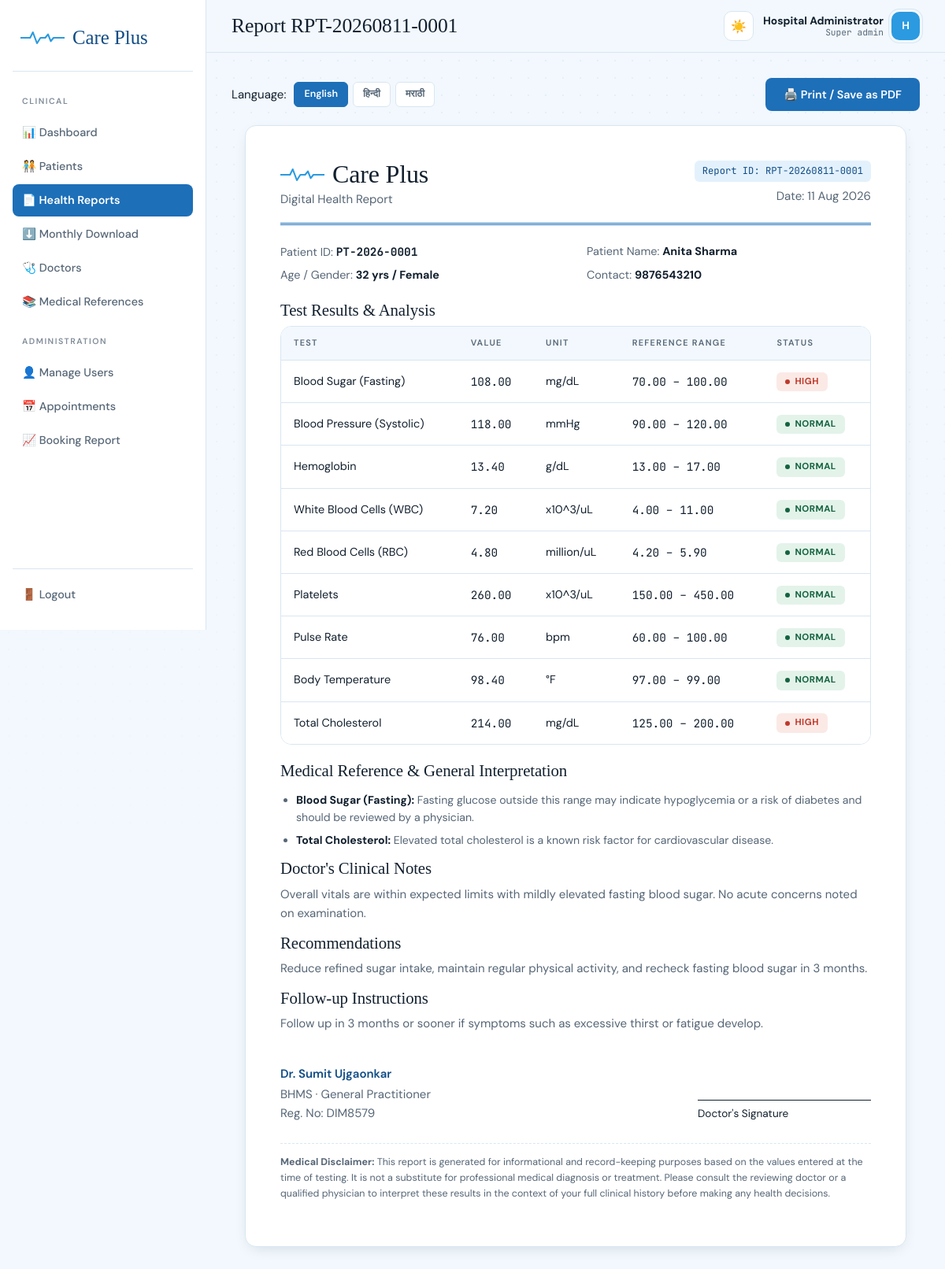
/admin/view_report.php?id=1 (signed in), run on the app's committed database.
### tables this page shows
CREATE TABLE health_reports (
    report_id        INT AUTO_INCREMENT PRIMARY KEY,
    report_code       VARCHAR(30) NOT NULL UNIQUE,   
    patient_id        INT NOT NULL,
    doctor_id         INT NULL,
    created_by_admin  INT NULL,
    report_date       DATE NOT NULL,
    doctor_notes       TEXT,
    recommendations    TEXT,
    follow_up          TEXT,
    status             ENUM('draft','final') NOT NULL DEFAULT 'final',
    created_at          TIMESTAMP DEFAULT CURRENT_TIMESTAMP,
    FOREIGN KEY (patient_id) REFERENCES patients(patient_id) ON DELETE CASCADE,
    FOREIGN KEY (doctor_id) REFERENCES doctors(doctor_id) ON DELETE SET NULL,
    FOREIGN KEY (created_by_admin) REFERENCES admins(admin_id) ON DELETE SET NULL
);

CREATE TABLE patients (
    patient_id     INT AUTO_INCREMENT PRIMARY KEY,
    user_id        INT NULL,                        
    patient_code   VARCHAR(20) NOT NULL UNIQUE,      
    full_name      VARCHAR(100) NOT NULL,
    date_of_birth  DATE,
    gender         ENUM('Male','Female','Other') NOT NULL,
    phone          VARCHAR(20),
    email          VARCHAR(120),
    address        VARCHAR(255),
    blood_group    VARCHAR(5),
    registered_by  INT NULL,                         
    created_at     TIMESTAMP DEFAULT CURRENT_TIMESTAMP,
    FOREIGN KEY (user_id) REFERENCES users(user_id) ON DELETE SET NULL,
    FOREIGN KEY (registered_by) REFERENCES admins(admin_id) ON DELETE SET NULL
);

CREATE TABLE test_results (
    result_id     INT AUTO_INCREMENT PRIMARY KEY,
    report_id     INT NOT NULL,
    test_key      VARCHAR(50) NOT NULL,
    test_name     VARCHAR(100) NOT NULL,
    value         DECIMAL(10,2) NOT NULL,
    unit          VARCHAR(20),
    ref_low       DECIMAL(10,2),
    ref_high      DECIMAL(10,2),
    status        ENUM('Low','Normal','High') NOT NULL,
    FOREIGN KEY (report_id) REFERENCES health_reports(report_id) ON DELETE CASCADE
);

CREATE TABLE medical_references (
    reference_id   INT AUTO_INCREMENT PRIMARY KEY,
    test_key       VARCHAR(50) NOT NULL UNIQUE,    
    test_name      VARCHAR(100) NOT NULL,
    unit           VARCHAR(20) NOT NULL,
    low_value      DECIMAL(10,2) NOT NULL,
    high_value     DECIMAL(10,2) NOT NULL,
    interpretation TEXT,                           
    updated_at     TIMESTAMP DEFAULT CURRENT_TIMESTAMP ON UPDATE CURRENT_TIMESTAMP
);

CREATE TABLE doctors (
    doctor_id       INT AUTO_INCREMENT PRIMARY KEY,
    full_name       VARCHAR(100) NOT NULL,
    registration_no VARCHAR(50),
    qualification   VARCHAR(150),
    specialization  VARCHAR(150),
    clinic_name     VARCHAR(150),
    phone           VARCHAR(20),
    address         VARCHAR(255),
    description     TEXT,                  
    created_at      TIMESTAMP DEFAULT CURRENT_TIMESTAMP
);

### admin/view_report.php (called while the page is built, shortened)
<?php
require_once __DIR__ . '/../config/config.php';
$id = (int) ($_GET['id'] ?? 0);
$stmt = $pdo->prepare(
    "SELECT hr.*, p.full_name AS patient_name, p.patient_code, p.gender, p.date_of_birth, p.phone AS patient_phone,
            d.full_name AS doctor_name, d.registration_no, d.qualification, d.specialization, d.clinic_name
     FROM health_reports hr
     JOIN patients p ON p.patient_id = hr.patient_id
     LEFT JOIN doctors d ON d.doctor_id = hr.doctor_id
     WHERE hr.report_id = ?"
);
$stmt->execute([$id]);
$report = $stmt->fetch();
$results = $pdo->prepare("SELECT * FROM test_results WHERE report_id = ?");
$results->execute([$id]);
$results = $results->fetchAll();
$age = $report['date_of_birth'] ? floor((time() - strtotime($report['date_of_birth'])) / 31556926) : null;
$pageTitle = 'Report ' . $report['report_code'];
require __DIR__ . '/../includes/header_admin.php';
require __DIR__ . '/../includes/report_body.php';
require __DIR__ . '/../includes/footer.php';

### includes/functions.php (called while the page is built, shortened)
<?php
function e($value) {
    return htmlspecialchars($value ?? '', ENT_QUOTES, 'UTF-8');
}
function status_class($status) {
    return match ($status) {
        'Low'    => 'pill pill-low',
        'High'   => 'pill pill-high',
        default  => 'pill pill-normal',
    };
}

### includes/lang.php (called while the page is built, shortened)
<?php
function current_report_lang(): string {
    $lang = $_GET['lang'] ?? 'en';
    return array_key_exists($lang, SUPPORTED_LANGS) ? $lang : 'en';
}
function t(string $key, ?string $lang = null): string {
    $lang = $lang ?? current_report_lang();
    return $strings[$key][$lang] ?? $strings[$key]['en'] ?? $key;
}
function t_status(string $status, ?string $lang = null): string {
    return match ($status) {
        'Low'  => t('status_low', $lang),
        'High' => t('status_high', $lang),
        default => t('status_normal', $lang),
    };
}

### includes/report_body.php (the view, shortened to what this page needs)
<?php
require_once __DIR__ . '/lang.php';
$lang = current_report_lang();
$baseQuery = $_GET; unset($baseQuery['lang']);
$qs = http_build_query($baseQuery);
?>
<div class="no-print" style="display:flex; justify-content:space-between; align-items:center; gap:10px; margin-bottom:18px; flex-wrap:wrap;">
  <div class="lang-switch">
    <span class="hint" style="margin-right:4px;"><?= e(t('language', $lang)) ?>:</span>
    <?php foreach (SUPPORTED_LANGS as $code => $label): ?>
      <a class="<?= $lang === $code ? 'active' : '' ?>" href="?<?= $qs ? $qs . '&' : '' ?>lang=<?= e($code) ?>"><?= e($label) ?></a>
    <?php endforeach; ?>
  </div>
  <button class="btn btn-primary" data-print>🖨️ <?= e(t('print_button', $lang)) ?></button>
</div>
<div class="report-doc" lang="<?= e($lang) ?>">
  <div class="report-head">
    <div>
      <div style="display:flex; align-items:center; gap:10px;">
        <svg class="pulse-mini" viewBox="0 0 64 22" xmlns="http://www.w3.org/2000/svg">
          <path d="M0 11 H14 L18 3 L24 19 L29 11 H36 L40 6 L44 16 L48 11 H64" stroke="#1D6FB8"/>
        </svg>
        <h2><?= e(HOSPITAL_NAME) ?></h2>
      </div>
      <p class="hint" style="margin:2px 0 0;"><?= e(t('report_subtitle', $lang)) ?></p>
    </div>
    <div style="text-align:right;">
      <div class="badge-code"><?= e(t('report_id', $lang)) ?>: <?= e($report['report_code']) ?></div>
      <p class="hint" style="margin:6px 0 0;"><?= e(t('date', $lang)) ?>: <?= e(date('d M Y', strtotime($report['report_date']))) ?></p>
    </div>
  </div>
  <div class="report-grid">
    <div><span><?= e(t('patient_id', $lang)) ?>:</span> <strong class="mono"><?= e($report['patient_code']) ?></strong></div>
    <div><span><?= e(t('patient_name', $lang)) ?>:</span> <strong><?= e($report['patient_name']) ?></strong></div>
    <div><span><?= e(t('age_gender', $lang)) ?>:</span> <strong><?= $age !== null ? e($age) . ' ' . e(t('yrs', $lang)) : '—' ?> / <?= e($report['gender']) ?></strong></div>
    <div><span><?= e(t('contact', $lang)) ?>:</span> <strong><?= e($report['patient_phone'] ?: '—') ?></strong></div>
  </div>
  <h3><?= e(t('test_results_heading', $lang)) ?></h3>
  <div class="table-wrap" style="margin-bottom:22px;">
    <table class="data-table">
      <thead><tr><th><?= e(t('test', $lang)) ?></th><th><?= e(t('value', $lang)) ?></th><th><?= e(t('unit', $lang)) ?></th><th><?= e(t('reference_range', $lang)) ?></th><th><?= e(t('status', $lang)) ?></th></tr></thead>
      <tbody>
      <?php foreach ($results as $t): ?>
        <tr>
          <td><?= e($t['test_name']) ?></td>
          <td class="mono"><?= e($t['value']) ?></td>
          <td class="hint"><?= e($t['unit']) ?></td>
          <td class="mono hint"><?= e($t['ref_low']) ?> – <?= e($t['ref_high']) ?></td>
          <td><span class="<?= status_class($t['status']) ?>"><?= e(t_status($t['status'], $lang)) ?></span></td>
        </tr>
      <?php endforeach; ?>
      </tbody>
    </table>
  </div>
  <?php
  $flagged = array_filter($results, fn($t) => $t['status'] !== 'Normal');
  if ($flagged):
      $keys = array_column($flagged, 'test_key');
      $in = implode(',', array_fill(0, count($keys), '?'));
      $refStmt = $pdo->prepare("SELECT test_key, test_name, interpretation FROM medical_references WHERE test_key IN ($in)");
      $refStmt->execute($keys);
      $refRows = $refStmt->fetchAll();
  ?>
  <h3><?= e(t('medical_reference_heading', $lang)) ?></h3>
  <ul style="font-size:.88rem; color:var(--ink-soft); padding-left:20px;">
    <?php foreach ($refRows as $rr): ?>
      <li style="margin-bottom:6px;"><strong style="color:var(--ink);"><?= e($rr['test_name']) ?>:</strong> <?= e($rr['interpretation']) ?></li>
    <?php endforeach; ?>
  </ul>
  <?php endif; ?>
  <?php if ($report['doctor_notes']): ?>
    <h3><?= e(t('doctor_notes_heading', $lang)) ?></h3>
    <p><?= nl2br(e($report['doctor_notes'])) ?></p>
  <?php endif; ?>
  <?php if ($report['recommendations']): ?>
    <h3><?= e(t('recommendations_heading', $lang)) ?></h3>
    <p><?= nl2br(e($report['recommendations'])) ?></p>
  <?php endif; ?>
  <?php if ($report['follow_up']): ?>
    <h3><?= e(t('follow_up_heading', $lang)) ?></h3>
    <p><?= nl2br(e($report['follow_up'])) ?></p>
  <?php endif; ?>
  <div class="signature-block">
    <div>
      <?php if ($report['doctor_name']): ?>
        <p style="margin:0; font-weight:600; color:var(--primary-dk);"><?= e($report['doctor_name']) ?></p>
        <p class="hint" style="margin:2px 0 0;"><?= e($report['qualification']) ?> · <?= e($report['specialization']) ?></p>
        <p class="hint" style="margin:0;"><?= e(t('reg_no', $lang)) ?>: <?= e($report['registration_no'] ?: '—') ?></p>
      <?php else: ?>
        <p class="hint"><?= e(t('no_doctor', $lang)) ?></p>
      <?php endif; ?>
    </div>
    <div class="sig-line"><?= e(t('doctor_signature', $lang)) ?></div>
  </div>
  <p class="disclaimer">
    <strong><?= e(t('disclaimer_label', $lang)) ?></strong> <?= e(t('disclaimer_text', $lang)) ?>
  </p>
</div>

### includes/header_admin.php (shortened to what this page needs)
<?php
$currentFile = basename($_SERVER['PHP_SELF']);
?>
<!DOCTYPE html>
<html lang="en">
<head>
<link rel="stylesheet" href="<?= BASE_URL ?>/assets/css/style.css">
</head>
<body>
<div class="app-shell">
  <aside class="sidebar">
    <div class="brand">
      <svg class="pulse-mini" viewBox="0 0 64 22" xmlns="http://www.w3.org/2000/svg">
        <path d="M0 11 H14 L18 3 L24 19 L29 11 H36 L40 6 L44 16 L48 11 H64" />
      </svg>
      <strong>Care Plus</strong>
    </div>
    <div class="section-label">Clinical</div>
    <nav>
      <a href="dashboard.php" class="<?= $currentFile === 'dashboard.php' ? 'active' : '' ?>">📊 Dashboard</a>
      <a href="patients.php" class="<?= in_array($currentFile, ['patients.php','add_patient.php','edit_patient.php','patient_view.php']) ? 'active' : '' ?>">🧑‍🤝‍🧑 Patients</a>
      <a href="reports.php" class="<?= in_array($currentFile, ['reports.php','generate_report.php','view_report.php']) ? 'active' : '' ?>">📄 Health Reports</a>
      <a href="reports.php#monthly-download">⬇️ Monthly Download</a>
      <a href="doctors.php" class="<?= in_array($currentFile, ['doctors.php','add_doctor.php','edit_doctor.php']) ? 'active' : '' ?>">🩺 Doctors</a>
      <a href="references.php" class="<?= $currentFile === 'references.php' ? 'active' : '' ?>">📚 Medical References</a>
    </nav>
    <div class="section-label">Administration</div>
    <nav>
      <a href="users.php" class="<?= $currentFile === 'users.php' ? 'active' : '' ?>">👤 Manage Users</a>
      <a href="appointments.php" class="<?= $currentFile === 'appointments.php' ? 'active' : '' ?>">📅 Appointments</a>
      <a href="booking_report.php" class="<?= $currentFile === 'booking_report.php' ? 'active' : '' ?>">📈 Booking Report</a>
    </nav>
    <nav class="logout-link">
      <a href="<?= BASE_URL ?>/auth/logout.php?role=admin" data-confirm="Log out of the admin dashboard?">🚪 Logout</a>
    </nav>
  </aside>
  <div>
    <header class="topbar">
      <div class="left-group">
        <h2><?= e($pageTitle ?? 'Dashboard') ?></h2>
      </div>
      <div class="topbar-actions">
        <button class="theme-toggle" id="themeToggle" type="button" aria-label="Switch light/dark theme" title="Switch theme"><span class="ti-sun">☀️</span><span class="ti-moon">🌙</span></button>
        <div class="user-chip">
                <span class="chip-text"><strong><?= e($_SESSION['admin_name'] ?? 'Admin') ?></strong><small><?= e(ucfirst(str_replace('_', ' ', $_SESSION['admin_role'] ?? 'staff'))) ?></small></span>
                <div class="avatar avatar-ring"><?= e(strtoupper(substr($_SESSION['admin_name'] ?? 'A', 0, 1))) ?></div>
              </div>
      </div>
    </header>
    <main class="content fade-in">

### data on the page
health_reports: report_code "Report RPT-20260811-0001", report_code "RPT-20260811-0001", report_date "11 Aug 2026", patient.patient_code "PT-2026-0001", patient.full_name "Anita Sharma", patient.date_of_birth "32", patient.gender "Female", patient.phone "9876543210", doctor_notes "Overall vitals are within expected limits with mildly elevated fasting blood sugar. No acute concerns noted on examination.", recommendations "Reduce refined sugar intake, maintain regular physical activity, and recheck fasting blood sugar in 3 months.", follow_up "Follow up in 3 months or sooner if symptoms such as excessive thirst or fatigue develop.", doctor.full_name "Dr. Sumit Ujgaonkar", doctor.qualification "BHMS", doctor.specialization "General Practitioner", doctor.registration_no "DIM8579"
test_results: test_name "Blood Sugar (Fasting)", value "108.00", unit "mg/dL", ref_low "70.00", ref_high "100.00", status "HIGH"
test_results: test_name "Blood Pressure (Systolic)", value "118.00", unit "mmHg", ref_low "90.00", ref_high "120.00", status "NORMAL"
test_results: test_name "Hemoglobin", value "13.40", unit "g/dL", ref_low "13.00", ref_high "17.00", status "NORMAL"
test_results: test_name "White Blood Cells (WBC)", value "7.20", unit "x10^3/uL", ref_low "4.00", ref_high "11.00", status "NORMAL"
test_results: test_name "Red Blood Cells (RBC)", value "4.80", unit "million/uL", ref_low "4.20", ref_high "5.90", status "NORMAL"
test_results: test_name "Platelets", value "260.00", unit "x10^3/uL", ref_low "150.00", ref_high "450.00", status "NORMAL"
test_results: test_name "Pulse Rate", value "76.00", unit "bpm", ref_low "60.00", ref_high "100.00", status "NORMAL"
test_results: test_name "Body Temperature", value "98.40", unit "°F", ref_low "97.00", ref_high "99.00", status "NORMAL"
test_results: test_name "Total Cholesterol", value "214.00", unit "mg/dL", ref_low "125.00", ref_high "200.00", status "HIGH"
medical_references: test_name "Blood Sugar (Fasting)", interpretation "Fasting glucose outside this range may indicate hypoglycemia or a risk of diabetes and should be reviewed by a physician."
medical_references: test_name "Total Cholesterol", interpretation "Elevated total cholesterol is a known risk factor for cardiovascular disease."

### other printed values
$_SESSION['admin_name'] "Hospital Administrator"
str_replace('_', ' ', $_SESSION['admin_role'] ?? 'staff') "Super admin"
substr($_SESSION['admin_name'] ?? 'A', 0, 1) "H"
t('language', $lang) "Language"
$label "English"
$label "हिन्दी"
$label "मराठी"
t('print_button', $lang) "Print / Save as PDF"
HOSPITAL_NAME "Care Plus"
t('report_subtitle', $lang) "Digital Health Report"
t('report_id', $lang) "Report ID"
t('date', $lang) "Date"
t('patient_id', $lang) "Patient ID"
t('patient_name', $lang) "Patient Name"
t('age_gender', $lang) "Age / Gender"
